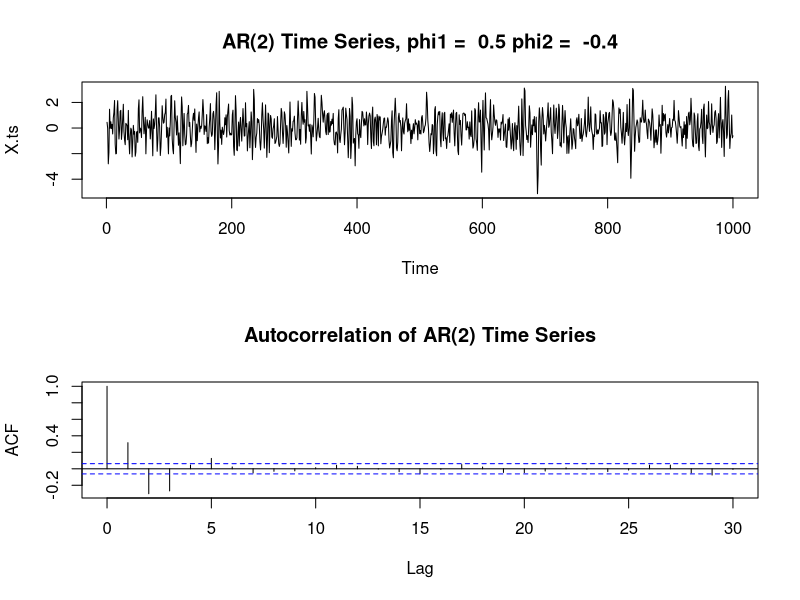

Write the R code that produced this figure.
phi1 <- .5;
phi2 <- -.4;
X.ts <- arima.sim(list(ar = c(phi1, phi2)), n = 1000)
par(mfrow = c(2,1))
plot(X.ts, main = paste("AR(2) Time Series, phi1 = ", phi1, "phi2 = ", phi2))
X.acf = acf(X.ts, main = "Autocorrelation of AR(2) Time Series")
